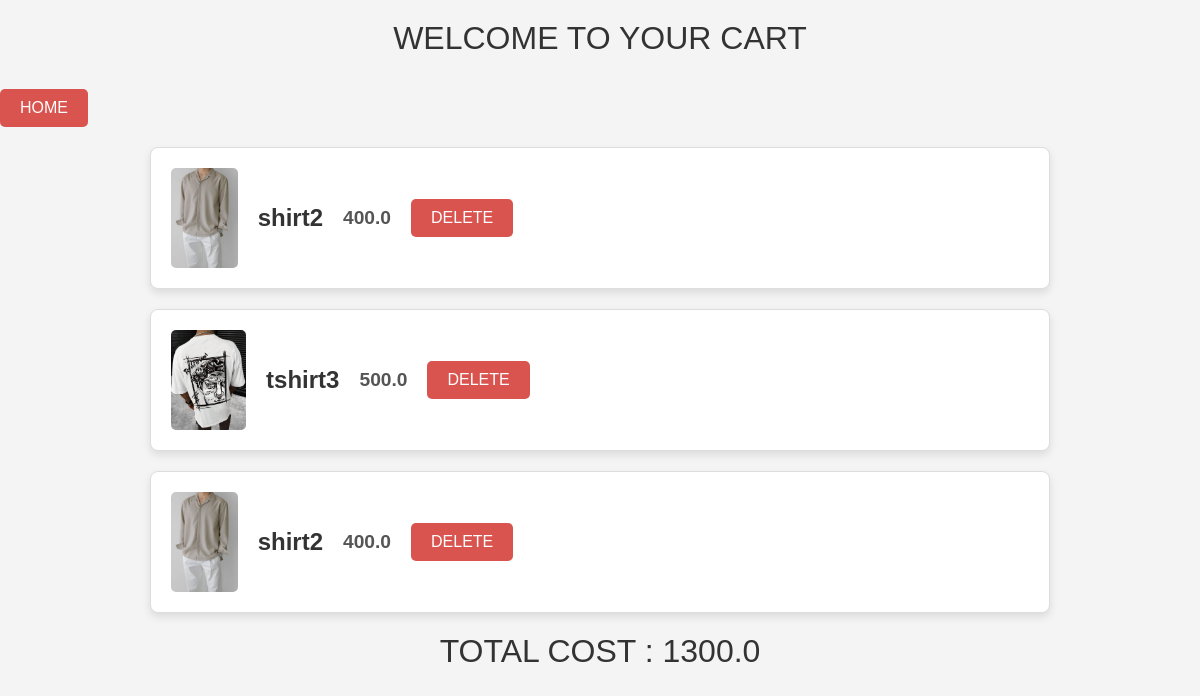
The app's page /cartdisplay/ with its own data.
### productsapp/models.py (models this page shows)
class cartitems(models.Model):
    name = models.CharField(max_length=40)
    category = models.CharField(max_length=40)
    price = models.FloatField(null=True)
    description = models.CharField(max_length=300)
    image = models.ImageField(upload_to='products_images/', null=True, blank=True)

### productsapp/views.py (the view)
# urls.py: path('cartdisplay/',views.cartdisplay,name="cartdisplay"),
def cartdisplay(request):
    cartentry = cartitems.objects.all()
    total_cost = cartitems.objects.aggregate(total_price=Sum('price'))['total_price'] or 0
    return render(request,'products/cart.html',{
        'cartentry': cartentry,
        'total_cost': total_cost
    })

### templates/products/cart.html (shortened to what this page needs)
<!DOCTYPE html>
<html lang="en">
<head>
</head>
<body>
    <p>WELCOME TO YOUR CART</p>
    <button><a href="{% url 'simpleproductdisplay' %}">HOME</a></button>
    <ul>
        {% for x in cartentry %}
            <li>
                <div>
                    {% if x.image %}
                        <img src="{{ x.image.url }}" alt="{{ x.name }}">
                    {% endif %}
                    <div>
                        <h3>{{ x.name }}</h3>
                        <h1>{{ x.price }}</h1>
                    </div>
                    <button><a href="{% url 'cartdelete' x.id %}">DELETE</a></button>
                </div>
            </li>
        {% empty %}
            <p style="text-align:center; width:100%;">No items in the cart.</p>
        {% endfor %}
    </ul>
    <p>TOTAL COST : {{ total_cost }}</p>
</body>
</html>

### templates/products/cart.html (style rules this page uses)
body { font-family: Arial, sans-serif; background-color: #f4f4f4; margin: 0; padding: 0; }
p { text-align: center; font-size: 2em; color: #333; margin-top: 20px; }
ul { list-style-type: none; padding: 0; margin: 20px auto; max-width: 900px; }
li { background-color: white; border: 1px solid #ddd; border-radius: 8px; box-shadow: 0 4px 8px rgba(0, 0, 0, 0.1); margin-bottom: 20px; padding: 20px; display: flex; align-items: center; justify-content: space-between; }
div { display: flex; align-items: center; gap: 20px; }
h3 { font-size: 1.5em; margin: 0; color: #333; }
h1 { font-size: 1.2em; margin: 0; color: #555; }
img { max-width: 100px; max-height: 100px; border-radius: 5px; object-fit: cover; }
button { background-color: #d9534f; border: none; color: white; padding: 10px 20px; text-align: center; text-decoration: none; display: inline-block; font-size: 1em; border-radius: 5px; cursor: pointer; transition: background-color 0.3s ease; }
a { text-decoration: none; color: white; }

### records on screen
cartitems: image (picture), name "shirt2", price "400.0"
cartitems: image (picture), name "tshirt3", price "500.0"
cartitems: image (picture), name "shirt2", price "400.0"

### other values on screen
{{ total_cost }} "1300.0"
